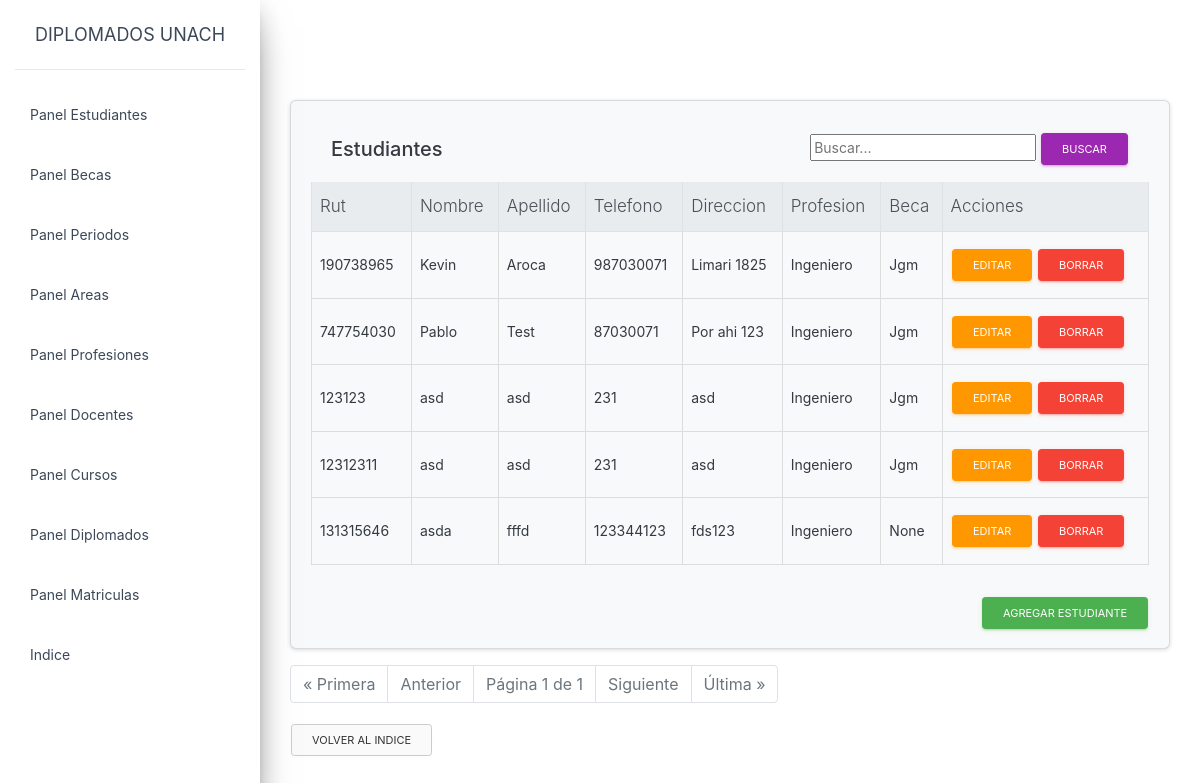
Page /artemis/panel_estudiantes.html (signed in) on the earlier database version.
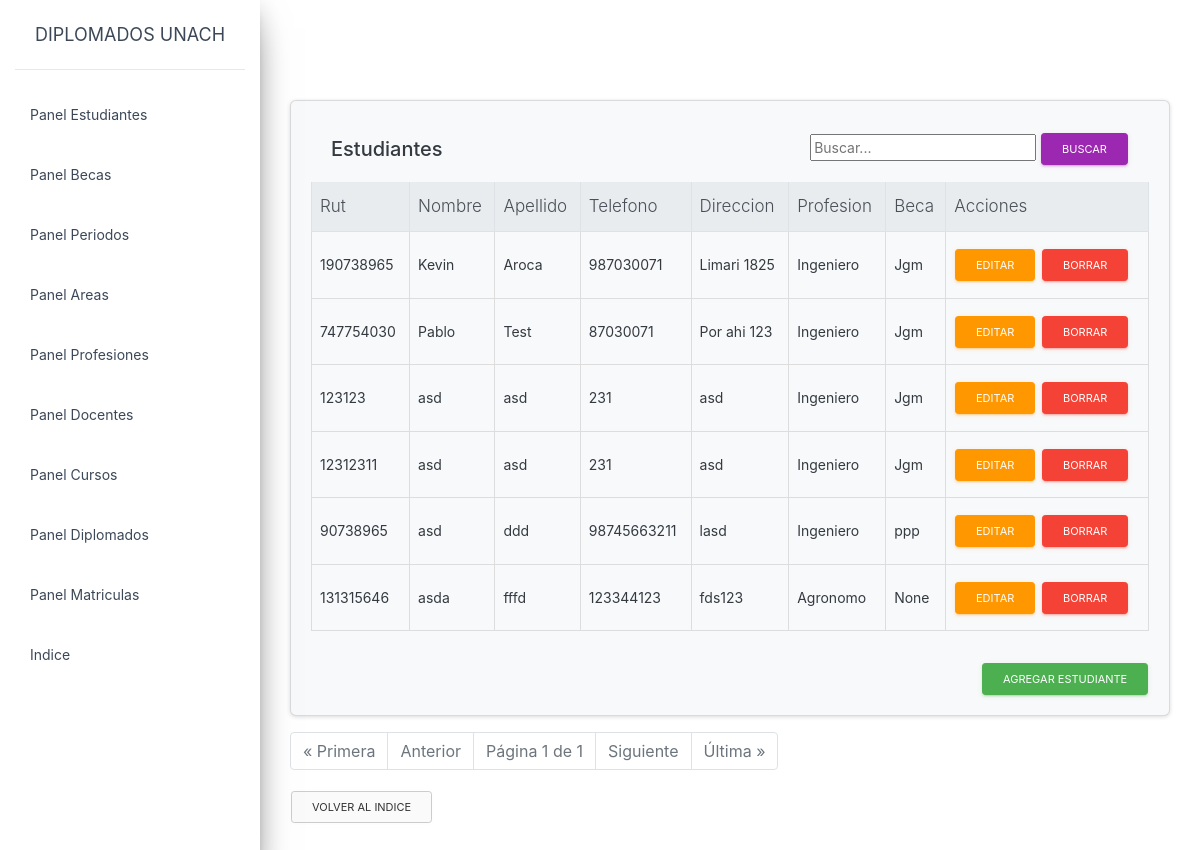
Same page on the later database version.
### artemis/models.py (models this page shows, shortened)
class Estudiantes(models.Model):
    rut_estudiante = models.CharField(max_length=20,primary_key=True)
    nombre_estudiante = models.CharField(max_length=30)
    apellido_estudiante = models.CharField(max_length=20)
    num_tel_estudiante = models.IntegerField()
    direccion_estudiante = models.CharField(max_length=30)
    profesion = models.ForeignKey(Profesiones, on_delete= models.CASCADE)
    beca = models.ForeignKey(Becas, on_delete=models.CASCADE,null=True,blank=True)

class Profesiones(models.Model):
    id = models.AutoField(primary_key=True)
    nombre_profesion = models.CharField(max_length=20)
    area_profesion= models.ForeignKey(Areas, on_delete=models.CASCADE)
    def __str__(self):
        return self.nombre_profesion

class Becas(models.Model):
    id = models.AutoField(primary_key=True)
    nombre_beca = models.CharField(max_length=20)
    def __str__(self):
        return self.nombre_beca

### artemis/views.py (the view, shortened to what this page needs)
# urls.py: path('panel_estudiantes.html',panel_estudiantes.as_view(),name ='panel_estudiantes'),
@method_decorator(login_required, name='dispatch' )
class panel_estudiantes(ListView):
    context_object_name = 'panel_estudiantes'
    template_name = 'panel_estudiantes.html'
    paginate_by = 10
    queryset = Estudiantes.objects.all()
    search_form = SearchForm
    def get_queryset(self):
        queryset = Estudiantes.objects.order_by('nombre_estudiante')
        query = self.request.GET.get('query')
        return queryset
    def get_context_data(self, **kwargs):
        context = super(panel_estudiantes, self).get_context_data(**kwargs)
        context['search_form'] = self.search_form(self.request.GET or None)
        return context

### artemis/forms.py
class SearchForm(forms.Form):
    query = forms.CharField(label='', widget=forms.TextInput(attrs={'placeholder': 'Buscar...'}))

### artemis/templates/panel_estudiantes.html (shortened to what this page needs)
{% extends "base.html" %}
{% block content %}
<head>
   <link rel="stylesheet" href="https://stackpath.bootstrapcdn.com/bootstrap/4.1.3/css/bootstrap.min.css">
   {% load crispy_forms_tags %}
</head>
<div class="card text-dark bg-light mb-3">
    <div class="card-body">
        <div class="card-header d-flex justify-content-between align-items-center">
            <h5 class="mb-0">Estudiantes</h5>
            <form method="GET" class="search-form">
                <input type="text" name="query" value="{{ search_form.value }}" placeholder="Buscar...">
                <button type="submit" class="btn btn-primary btn-sm">Buscar</button>
            </form>
        </div>
        <div class="table-responsive" style="max-height: calc(100vh - 370px); overflow-y: auto;">
            <table class="table table-hover table-bordered">
                <thead class="thead-light">
                    <tr>
                        <th>Rut</th>
                        <th>Nombre</th>
                        <th>Apellido</th>
                        <th>Telefono</th>
                        <th>Direccion</th>
                        <th>Profesion</th>
                        <th>Beca</th>
                        <th>Acciones</th>
                    </tr>
                </thead>
                <tbody>
                    {% for Estudiantes in object_list %}
                    <tr class="table-hover">
                        <td>{{ Estudiantes.rut_estudiante }} </td>
                        <td>{{ Estudiantes.nombre_estudiante }}</td>
                        <td>{{ Estudiantes.apellido_estudiante }}</td>
                        <td>{{ Estudiantes.num_tel_estudiante }}</td>
                        <td>{{ Estudiantes.direccion_estudiante }}</td>
                        <td>{{ Estudiantes.profesion }}</td>
                        <td>{{ Estudiantes.beca }} </td>
                        <td>
                            <a href="{% url "artemis:edit_student" Estudiantes.pk %}" class="btn btn-warning btn-sm">Editar</a>
                            <a href="{% url "artemis:delete_student" Estudiantes.pk %}" class="btn btn-danger btn-sm">Borrar</a>
                        </td>
                    </tr>
                    {% endfor %}
                </tbody>
            </table>
        </div>
        <div class="d-flex justify-content-end">
            <a href="{% url "artemis:new_student" %}" class="btn btn-success btn-sm mt-3"> Agregar estudiante</a>
        </div>
    </div>
</div>
<div class="pagination">
    <ul class="pagination justify-content-center">
      {% if page_obj.has_previous %}
      <li class="page-item"><a class="page-link" href="?page=1">&laquo; Primera</a></li>
      <li class="page-item"><a class="page-link" href="?page={{ page_obj.previous_page_number }}">Anterior</a></li>
      {% else %}
      <li class="page-item disabled"><span class="page-link">&laquo; Primera</span></li>
      <li class="page-item disabled"><span class="page-link">Anterior</span></li>
      {% endif %}
      <li class="page-item disabled"><span class="page-link">Página {{ page_obj.number }} de {{ page_obj.paginator.num_pages }}</span></li>
      {% if page_obj.has_next %}
      <li class="page-item"><a class="page-link" href="?page={{ page_obj.next_page_number }}">Siguiente</a></li>
      <li class="page-item"><a class="page-link" href="?page={{ page_obj.paginator.num_pages }}">Última &raquo;</a></li>
      {% else %}
      <li class="page-item disabled"><span class="page-link">Siguiente</span></li>
      <li class="page-item disabled"><span class="page-link">Última &raquo;</span></li>
      {% endif %}
  </div>
    <p>
        <a href="{% url "artemis:index" %}" class="btn btn-secondary btn-sm" >Volver al indice</a>
    </p>
{% endblock content %}

### artemis/templates/base.html (shortened to what this page needs)
 {% load static %}
<!DOCTYPE html>
<html lang="en">
<head>
  <link rel="stylesheet" href="https://maxcdn.bootstrapcdn.com/font-awesome/latest/css/font-awesome.min.css">
  <link href="{%static 'assets/css/material-dashboard.css'%}" rel="stylesheet" />
  <link href="{% static 'assets/demo/demo.css' %}" rel="stylesheet" />
</head>
<body class="">
  <div class="wrapper ">
    {% include 'includes/sidebar.html' %}
    <div class="main-panel">
      {% include 'includes/navigation.html' %}
      <div class="content">
        <div class="container-fluid">
          {% block content %}{% endblock content %}
        </div>
      </div>
    </div>
  </div>
</body>
</html>

### artemis/templates/includes/sidebar.html (shortened to what this page needs)
    <div class="sidebar" data-color="purple" data-background-color="white" data-image="/static/assets/img/sidebar-1.jpg">
      <div class="logo">
        <a target="_blank" rel="noopener noreferrer"
           href="{% url "artemis:index" %}" class="simple-text logo-normal">
          Diplomados Unach
        </a>
      </div>
      <div class="sidebar-wrapper">
        <ul class="nav">
        {% if request.user.is_authenticated %}
          <li class="nav-item {% if 'panel_estudiantes' in segment %} active {% endif %}">
            <a class="nav-link" href="{% url "artemis:panel_estudiantes" %}">
              <p>Panel Estudiantes</p>
            </a>
          </li>
          <li class="nav-item {% if 'panel_becas' in segment %} active {% endif %}">
            <a class="nav-link" href="{% url "artemis:panel_becas" %}">
              <p>Panel Becas</p>
            </a>
          </li>
          <li class="nav-item {% if 'panel_periodos' in segment %} active {% endif %}">
            <a class="nav-link" href="{% url "artemis:panel_periodos" %}">
              <p>Panel Periodos</p>
            </a>
          </li>
          <li class="nav-item {% if 'panel_areas' in segment %} active {% endif %}">
            <a class="nav-link" href="{% url "artemis:panel_areas" %}">
              <p>Panel Areas</p>
            </a>
          </li>
          <li class="nav-item {% if 'panel_profesiones' in segment %} active {% endif %}">
            <a class="nav-link" href="{% url "artemis:panel_profesiones" %}">
              <p>Panel Profesiones</p>
            </a>
          </li>
          <li class="nav-item {% if 'panel_docentes' in segment %} active {% endif %}">
            <a class="nav-link" href="{% url "artemis:panel_docentes" %}">
              <p>Panel Docentes</p>
            </a>
          </li>
          <li class="nav-item {% if 'panel_cursoss' in segment %} active {% endif %}">
            <a class="nav-link" href="{% url "artemis:panel_cursos" %}">
              <p>Panel Cursos</p>
            </a>
          </li>
          <li class="nav-item ">
            <a class="nav-link" href="{% url "artemis:panel_diplomados" %}">
               <p>Panel Diplomados</p>
            </a>
          </li>
          <li class="nav-item ">
            <a class="nav-link" href="{% url "artemis:panel_matriculas" %}">
              <p>Panel Matriculas</p>
            </a>
          </li>
          <li class="nav-item ">
            <a class="nav-link" href="{% url "artemis:index" %}">
              <p>Indice</p>
            </a>
          </li>
        {% endif %}
        </ul>
      </div>
    </div>

### artemis/templates/includes/navigation.html (shortened to what this page needs)
{%load static%}
      <nav class="navbar navbar-expand-lg navbar-transparent navbar-absolute fixed-top ">
      </nav>

### artemis/templates/includes/footer.html (shortened to what this page needs)
{%load static%}

### artemis/templates/includes/fixed-plugin.html (shortened to what this page needs)
{%load static%}

### artemis/templates/includes/scripts.html (shortened to what this page needs)
{%load static%}

### artemis/templates/base.html (style rules this page uses)
.card { margin-top: 0; }

Differences in the rows shown:
added Estudiantes: rut_estudiante "90738965", nombre_estudiante "asd", apellido_estudiante "ddd", num_tel_estudiante "98745663211", direccion_estudiante "lasd", profesion "Ingeniero", beca "ppp"
changed Estudiantes "asda": profesion "Ingeniero" → "Agronomo"
